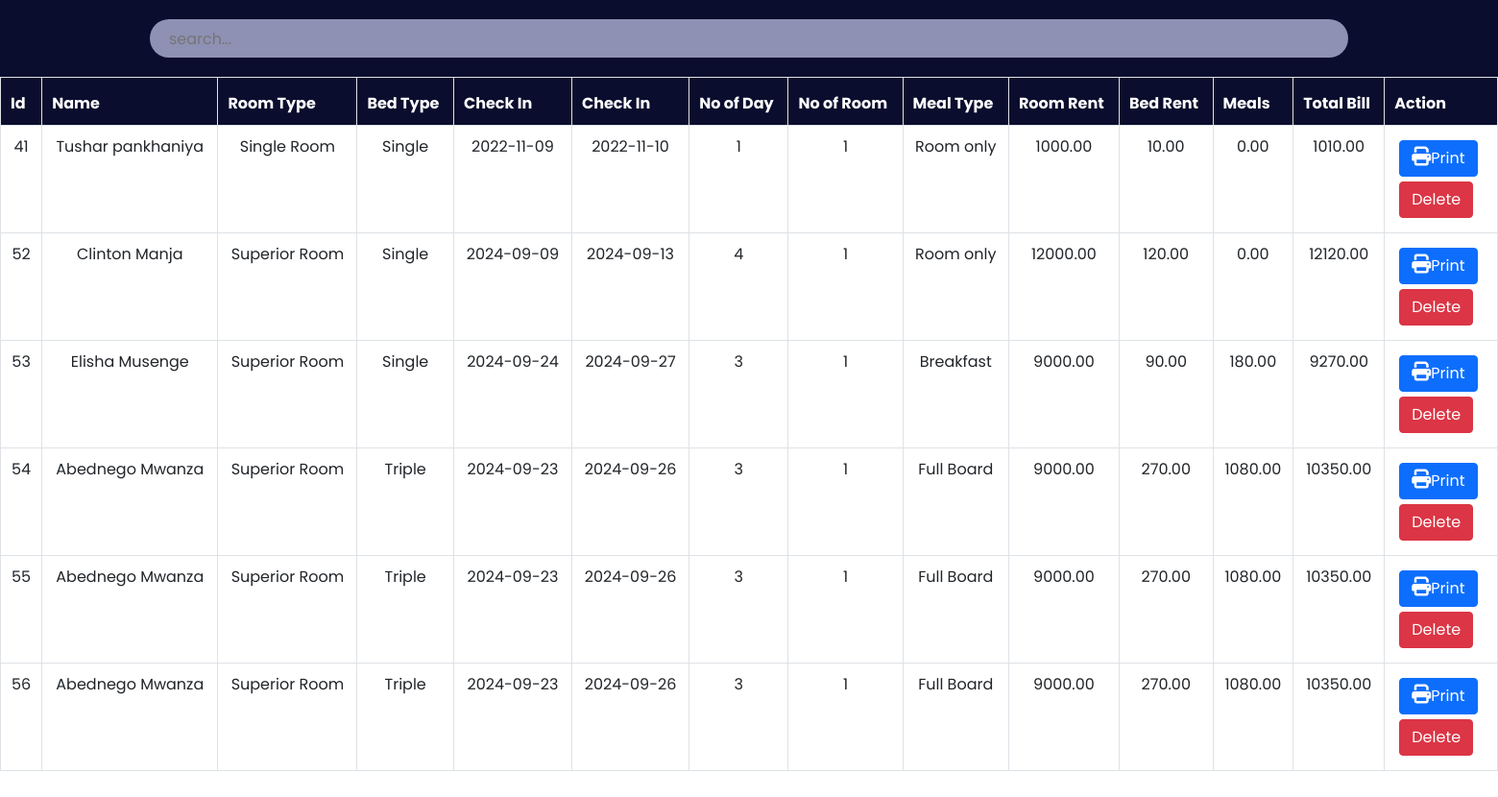
Page /admin/payment.php on the earlier database version.
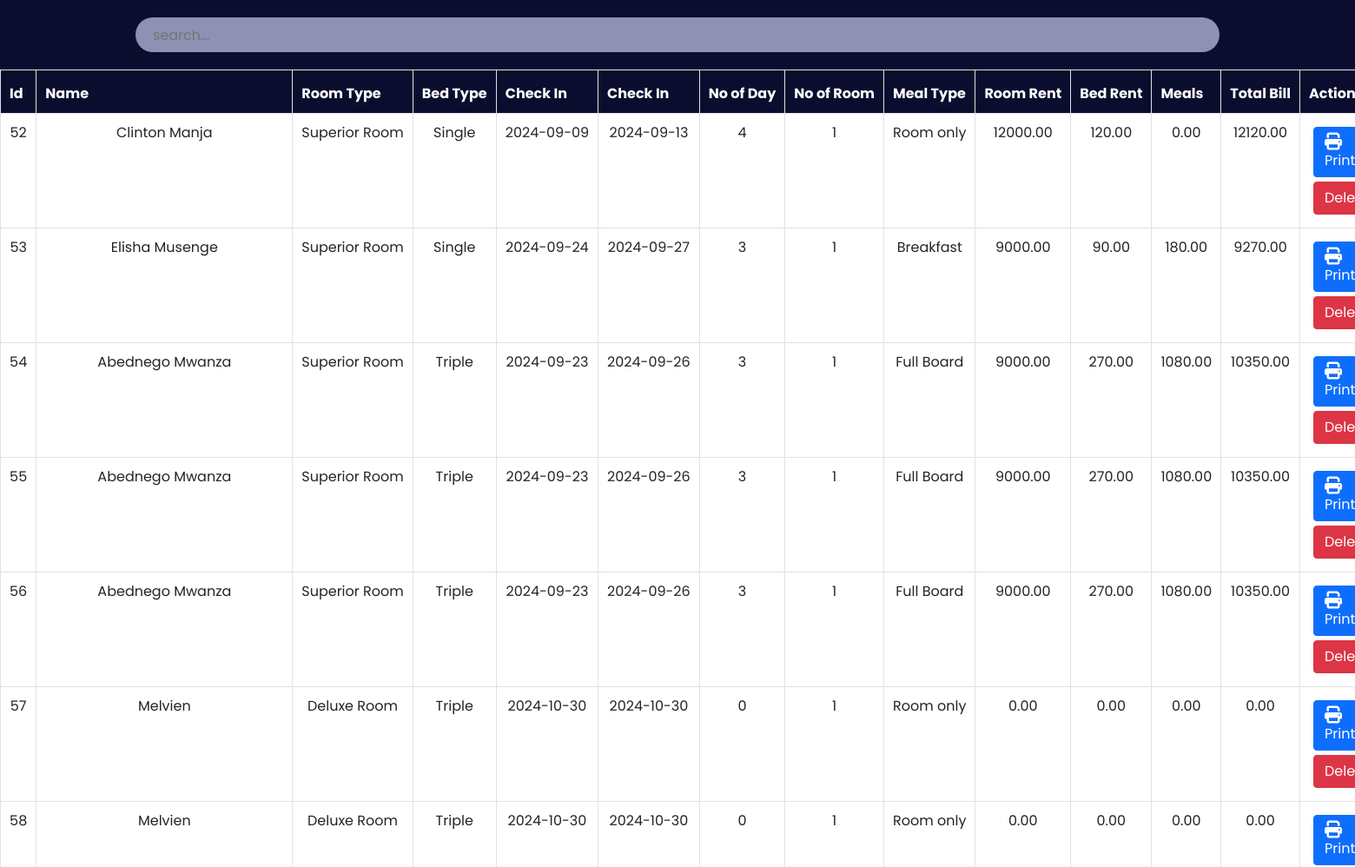
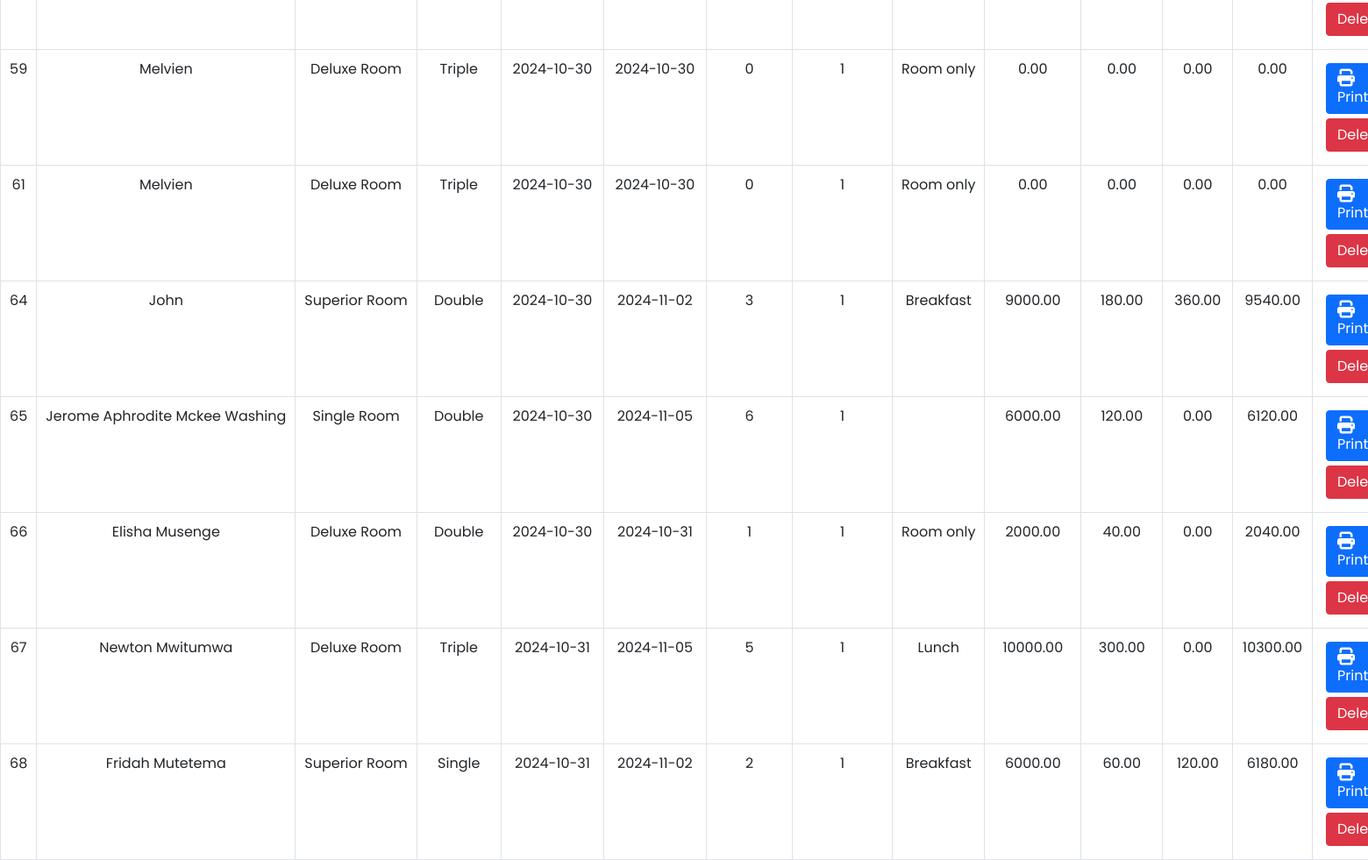
Same page on the later database version (2 pictures, top to bottom).
### tables this page shows
CREATE TABLE `payment` (
  `id` int(30) NOT NULL,
  `Name` varchar(30) NOT NULL,
  `Email` varchar(30) NOT NULL,
  `RoomType` varchar(30) NOT NULL,
  `Bed` varchar(30) NOT NULL,
  `NoofRoom` int(30) NOT NULL,
  `cin` date NOT NULL,
  `cout` date NOT NULL,
  `noofdays` int(30) NOT NULL,
  `roomtotal` double(8,2) NOT NULL,
  `bedtotal` double(8,2) NOT NULL,
  `meal` varchar(30) NOT NULL,
  `mealtotal` double(8,2) NOT NULL,
  `finaltotal` double(8,2) NOT NULL
);

### admin/payment.php (the view, shortened to what this page needs)
<?php
    include '../config.php';
?>
<!DOCTYPE html>
<html lang="en">
<head>
    <link href="https://cdn.jsdelivr.net/npm/bootstrap@5.0.2/dist/css/bootstrap.min.css" rel="stylesheet">
    <link rel="stylesheet" href="https://cdnjs.cloudflare.com/ajax/libs/font-awesome/6.2.0/css/all.min.css"/>
	<link rel="stylesheet" href="css/roombook.css">
</head>
<body>
	<div class="searchsection">
        <input type="text" name="search_bar" id="search_bar" placeholder="search..." onkeyup="searchFun()">
    </div>
    <div class="roombooktable" class="table-responsive-xl">
        <?php
            $paymanttablesql = "SELECT * FROM payment";
            $paymantresult = mysqli_query($conn, $paymanttablesql);
        ?>
        <table class="table table-bordered" id="table-data">
            <thead>
                <tr>
                    <th scope="col">Id</th>
                    <th scope="col">Name</th>
                    <th scope="col">Room Type</th>
                    <th scope="col">Bed Type</th>
                    <th scope="col">Check In</th>
                    <th scope="col">Check In</th>
					<th scope="col">No of Day</th>
                    <th scope="col">No of Room</th>
					<th scope="col">Meal Type</th>
                    <th scope="col">Room Rent</th>
                    <th scope="col">Bed Rent</th>
                    <th scope="col">Meals</th>
					<th scope="col">Total Bill</th>
                    <th scope="col">Action</th>
                </tr>
            </thead>
            <tbody>
            <?php
            while ($res = mysqli_fetch_array($paymantresult)) {
            ?>
                <tr>
                    <td><?php echo $res['id'] ?></td>
                    <td><?php echo $res['Name'] ?></td>
                    <td><?php echo $res['RoomType'] ?></td>
                    <td><?php echo $res['Bed'] ?></td>
					<td><?php echo $res['cin'] ?></td>
                    <td><?php echo $res['cout'] ?></td>
					<td><?php echo $res['noofdays'] ?></td>
                    <td><?php echo $res['NoofRoom'] ?></td>
                    <td><?php echo $res['meal'] ?></td>
                    <td><?php echo $res['roomtotal'] ?></td>
					<td><?php echo $res['bedtotal'] ?></td>
					<td><?php echo $res['mealtotal'] ?></td>
					<td><?php echo $res['finaltotal'] ?></td>
                    <td class="action">
                        <a href="invoiceprint.php?id= <?php echo $res['id']?>"><button class="btn btn-primary"><i class="fa-solid fa-print"></i>Print</button></a>
						<a href="paymantdelete.php?id=<?php echo $res['id']?>"><button class="btn btn-danger">Delete</button></a>
                    </td>
                </tr>
            <?php
            }
            ?>
            </tbody>
        </table>
    </div>
</body>
</html>

### admin/css/roombook.css (style rules this page uses)
:root { --bg-text-shadow: 0 2px 4px rgb(13 0 77 / 8%), 0 3px 6px rgb(13 0 77 / 8%), 0 8px 16px rgb(13 0 77 / 8%); --bg-box-shadow: 0px 0px 20px 6px rgba(26, 30, 164, 0.31); }
body { background-color: #ffff; }
* { margin: 0; padding: 0; font-family: 'Poppins', sans-serif; }
i { font-size: 20px; }
.searchsection { height: 80px; width: 100%; display: flex; justify-content: space-evenly; align-items: center; background-color: #0a0d2d; position: fixed; z-index: 500; }
#search_bar { height: 40px; width: 80%; border: none; background-color: rgba(195, 198, 233, 0.714); padding-left: 20px; border-radius: 30px; }
a { color: black; }
.roombooktable { position: absolute; color: #0a0d2d; margin-top: 80px; width: 100%; height: 100vh; padding-bottom: 900px; }
.roombooktable thead { background-color: #0a0d2d; color: white; text-align: left; height: 50px; width: 100%; }
.roombooktable tbody { text-align: center; }
.roombooktable th, .roombooktable td { padding: 10px; white-space: nowrap; }
.table { width: 100%; table-layout: auto; }
.action a { text-decoration: none; }
.action button { display: flex; flex-wrap: wrap; margin: 5px; }

Differences in the rows shown:
removed payment: id "41", Name "Tushar pankhaniya", RoomType "Single Room", Bed "Single", cin "2022-11-09", cout "2022-11-10", noofdays "1", NoofRoom "1", meal "Room only", roomtotal "1000.00", bedtotal "10.00", mealtotal "0.00", finaltotal "1010.00"
added payment: id "57", Name "Melvien", RoomType "Deluxe Room", Bed "Triple", cin "2024-10-30", cout "2024-10-30", noofdays "0", NoofRoom "1", meal "Room only", roomtotal "0.00", bedtotal "0.00", mealtotal "0.00", finaltotal "0.00"
added payment: id "58", Name "Melvien", RoomType "Deluxe Room", Bed "Triple", cin "2024-10-30", cout "2024-10-30", noofdays "0", NoofRoom "1", meal "Room only", roomtotal "0.00", bedtotal "0.00", mealtotal "0.00", finaltotal "0.00"
added payment: id "59", Name "Melvien", RoomType "Deluxe Room", Bed "Triple", cin "2024-10-30", cout "2024-10-30", noofdays "0", NoofRoom "1", meal "Room only", roomtotal "0.00", bedtotal "0.00", mealtotal "0.00", finaltotal "0.00"
added payment: id "61", Name "Melvien", RoomType "Deluxe Room", Bed "Triple", cin "2024-10-30", cout "2024-10-30", noofdays "0", NoofRoom "1", meal "Room only", roomtotal "0.00", bedtotal "0.00", mealtotal "0.00", finaltotal "0.00"
added payment: id "64", Name "John", RoomType "Superior Room", Bed "Double", cin "2024-10-30", cout "2024-11-02", noofdays "3", NoofRoom "1", meal "Breakfast", roomtotal "9000.00", bedtotal "180.00", mealtotal "360.00", finaltotal "9540.00"
added payment: id "65", Name "Jerome Aphrodite Mckee Washing", RoomType "Single Room", Bed "Double", cin "2024-10-30", cout "2024-11-05", noofdays "6", NoofRoom "1", roomtotal "6000.00", bedtotal "120.00", mealtotal "0.00", finaltotal "6120.00"
added payment: id "66", Name "Elisha Musenge", RoomType "Deluxe Room", Bed "Double", cin "2024-10-30", cout "2024-10-31", noofdays "1", NoofRoom "1", meal "Room only", roomtotal "2000.00", bedtotal "40.00", mealtotal "0.00", finaltotal "2040.00"
added payment: id "67", Name "Newton Mwitumwa", RoomType "Deluxe Room", Bed "Triple", cin "2024-10-31", cout "2024-11-05", noofdays "5", NoofRoom "1", meal "Lunch", roomtotal "10000.00", bedtotal "300.00", mealtotal "0.00", finaltotal "10300.00"
added payment: id "68", Name "Fridah Mutetema", RoomType "Superior Room", Bed "Single", cin "2024-10-31", cout "2024-11-02", noofdays "2", NoofRoom "1", meal "Breakfast", roomtotal "6000.00", bedtotal "60.00", mealtotal "120.00", finaltotal "6180.00"
